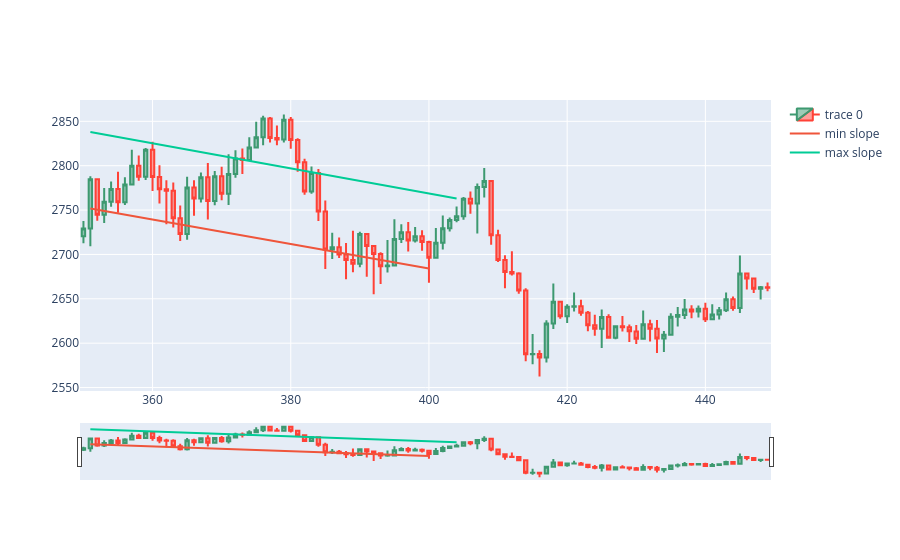

Source (notebook cell):
### Code cell
backcandles= 50
wind = 5

candleid = 400

maxim = np.array([])
minim = np.array([])
xxmin = np.array([])
xxmax = np.array([])
for i in range(candleid-backcandles, candleid+1, wind):
    minim = np.append(minim, df.low.iloc[i:i+wind].min())
    xxmin = np.append(xxmin, df.low.iloc[i:i+wind].idxmin())
for i in range(candleid-backcandles, candleid+1, wind):
    maxim = np.append(maxim, df.high.loc[i:i+wind].max())
    xxmax = np.append(xxmax, df.high.iloc[i:i+wind].idxmax())
slmin, intercmin = np.polyfit(xxmin, minim,1)
slmax, intercmax = np.polyfit(xxmax, maxim,1)

dfpl = df[candleid-backcandles:candleid+backcandles]
fig = go.Figure(data=[go.Candlestick(x=dfpl.index,
                open=dfpl['open'],
                high=dfpl['high'],
                low=dfpl['low'],
                close=dfpl['close'])])
fig.add_trace(go.Scatter(x=xxmin, y=slmin*xxmin + intercmin, mode='lines', name='min slope'))
fig.add_trace(go.Scatter(x=xxmax, y=slmax*xxmax + intercmax, mode='lines', name='max slope'))
